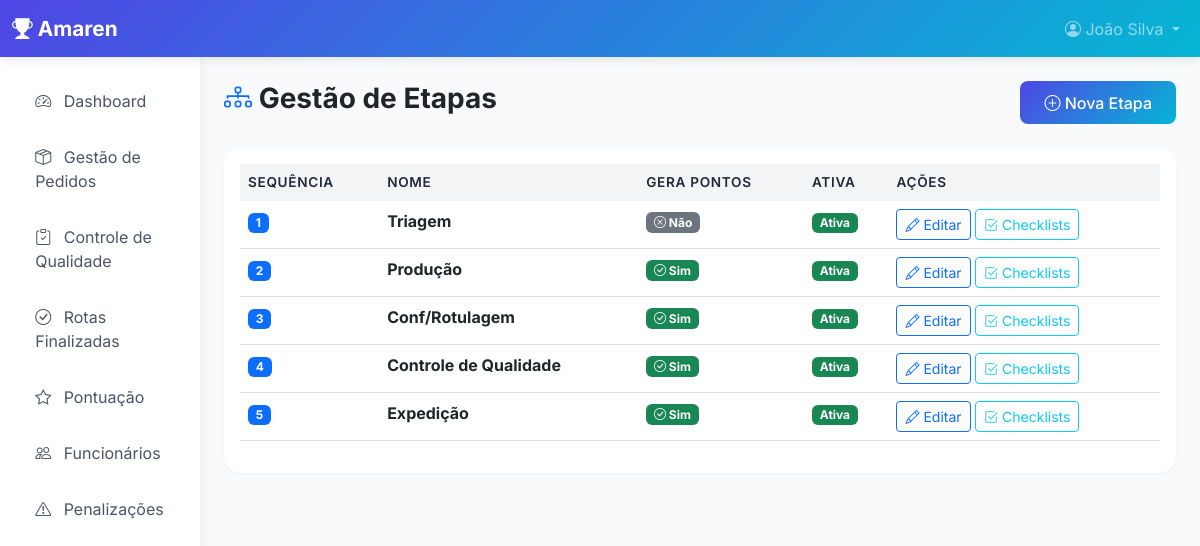
Screenshot of /workflow/etapas/ (signed in) with the database file from the repository.
### core/models.py (models this page shows, shortened)
class Etapa(models.Model):
    nome = models.CharField(max_length=200)
    sequencia = models.IntegerField()
    ativa = models.BooleanField(default=True)
    se_gera_pontos = models.BooleanField(default=True)
    se_possui_checklists = models.BooleanField(default=False)
    se_possui_calculo_por_quantidade = models.BooleanField(default=False)
    pontos_fixos_etapa = models.DecimalField(
        max_digits=10,
        decimal_places=2,
        default=0,
        help_text='Pontos adicionados ao concluir a etapa (além dos checklists, se houver)'
    )
    criado_em = models.DateTimeField(auto_now_add=True)
    atualizado_em = models.DateTimeField(auto_now=True)
    class Meta:
        ordering = ['sequencia']
        verbose_name = 'Etapa'
        verbose_name_plural = 'Etapas'

### workflow/views.py (the view)
# urls.py: path('etapas/', views.lista_etapas, name='lista_etapas'),
@login_required
def lista_etapas(request):
    if not check_admin_permission(request.user):
        messages.error(request, 'Acesso negado.')
        return redirect('dashboard:home')
    etapas = Etapa.objects.all().order_by('sequencia')
    context = {
        'etapas': etapas,
    }
    return render(request, 'workflow/etapas.html', context)

### workflow/views.py (called while the page is built)
def check_admin_permission(user):
    return (user.groups.filter(name__in=['Superadmin', 'Gerente']).exists() or user.is_superuser)

### templates/workflow/etapas.html (shortened to what this page needs)
{% extends 'base.html' %}
{% block sidebar %}
{% include "includes/sidebar_gerente_admin.html" %}
{% endblock %}
{% block content %}
<div class="d-flex justify-content-between align-items-center mb-4">
    <h1 class="h3 fw-bold"><i class="bi bi-diagram-3 text-primary"></i> Gestão de Etapas</h1>
    <a href="{% url 'workflow:criar_etapa' %}" class="btn btn-primary">
        <i class="bi bi-plus-circle"></i> Nova Etapa
    </a>
</div>
<div class="card">
    <div class="card-body">
        <div class="table-responsive">
            <table class="table table-hover">
                <thead>
                    <tr>
                        <th>Sequência</th>
                        <th>Nome</th>
                        <th>Gera Pontos</th>
                        <th>Ativa</th>
                        <th>Ações</th>
                    </tr>
                </thead>
                <tbody>
                    {% for etapa in etapas %}
                    <tr>
                        <td><span class="badge bg-primary">{{ etapa.sequencia }}</span></td>
                        <td><strong>{{ etapa.nome }}</strong></td>
                        <td>
                            {% if etapa.se_gera_pontos %}
                            <span class="badge bg-success"><i class="bi bi-check-circle"></i> Sim</span>
                            {% else %}
                            <span class="badge bg-secondary"><i class="bi bi-x-circle"></i> Não</span>
                            {% endif %}
                        </td>
                        <td>
                            {% if etapa.ativa %}
                            <span class="badge bg-success">Ativa</span>
                            {% else %}
                            <span class="badge bg-secondary">Inativa</span>
                            {% endif %}
                        </td>
                        <td>
                            <a href="{% url 'workflow:editar_etapa' etapa.id %}" class="btn btn-sm btn-outline-primary">
                                <i class="bi bi-pencil"></i> Editar
                            </a>
                            <a href="{% url 'workflow:checklists_etapa' etapa.id %}" class="btn btn-sm btn-outline-info">
                                <i class="bi bi-check2-square"></i> Checklists
                            </a>
                        </td>
                    </tr>
                    {% empty %}
                    <tr>
                        <td colspan="5" class="text-center text-muted">Nenhuma etapa cadastrada</td>
                    </tr>
                    {% endfor %}
                </tbody>
            </table>
        </div>
    </div>
</div>
{% endblock %}

### templates/base.html (shortened to what this page needs)
<!DOCTYPE html>
<html lang="pt-BR">
<head>
    <link href="https://cdn.jsdelivr.net/npm/bootstrap@5.3.0/dist/css/bootstrap.min.css" rel="stylesheet">
    <link rel="stylesheet" href="https://cdn.jsdelivr.net/npm/bootstrap-icons@1.11.0/font/bootstrap-icons.css">
</head>
<body>
    {% if user.is_authenticated %}
    <nav class="navbar navbar-expand-lg navbar-dark">
        <div class="container-fluid">
            <a class="navbar-brand" href="{% url 'index' %}">
                <i class="bi bi-trophy-fill"></i> Amaren
            </a>
            <div class="collapse navbar-collapse" id="navbarNav">
                <ul class="navbar-nav ms-auto">
                    <li class="nav-item dropdown">
                        <a class="nav-link dropdown-toggle" href="#" id="userDropdown" role="button" data-bs-toggle="dropdown">
                            <i class="bi bi-person-circle"></i> {{ user.get_full_name|default:user.username }}
                        </a>
                    </li>
                </ul>
            </div>
        </div>
    </nav>
    <div class="container-fluid">
        <div class="row">
            <nav class="col-md-2 d-md-block sidebar p-3">
                <div class="position-sticky">
                    {% block sidebar %}{% endblock %}
                </div>
            </nav>
            <main class="col-md-10 ms-sm-auto px-md-4 py-4">
                {% block content %}{% endblock %}
            </main>
        </div>
    </div>
    {% else %}
    {% block login_content %}{% endblock %}
    {% endif %}
</body>
</html>

### templates/base.html (style rules this page uses)
:root { --primary-color: #4f46e5; --secondary-color: #06b6d4; --success-color: #10b981; --warning-color: #f59e0b; --danger-color: #ef4444; --dark-color: #1f2937; --light-color: #f3f4f6; }
body { font-family: 'Inter', sans-serif; background-color: #f9fafb; }
.navbar { background: linear-gradient(135deg, var(--primary-color) 0%, var(--secondary-color) 100%); box-shadow: 0 2px 10px rgba(0,0,0,0.1); }
.navbar-brand { font-weight: 700; font-size: 1.3rem; }
.sidebar { min-height: calc(100vh - 56px); background-color: white; box-shadow: 2px 0 10px rgba(0,0,0,0.05); }
.card { border: none; border-radius: 1rem; box-shadow: 0 1px 3px rgba(0,0,0,0.05); transition: transform 0.2s, box-shadow 0.2s; }
.btn-primary { background: linear-gradient(135deg, var(--primary-color) 0%, var(--secondary-color) 100%); border: none; padding: 0.6rem 1.5rem; border-radius: 0.5rem; font-weight: 500; }
.table thead th { background-color: var(--light-color); color: var(--dark-color); font-weight: 600; border: none; text-transform: uppercase; font-size: 0.85rem; letter-spacing: 0.05em; }
.table tbody tr { transition: background-color 0.2s; }

### rows the page displays
Etapa: sequencia "1", nome "Triagem", se_gera_pontos False (drawn), ativa "Ativa"
Etapa: sequencia "2", nome "Produção", se_gera_pontos True (drawn), ativa "Ativa"
Etapa: sequencia "3", nome "Conf/Rotulagem", se_gera_pontos True (drawn), ativa "Ativa"
Etapa: sequencia "4", nome "Controle de Qualidade", se_gera_pontos True (drawn), ativa "Ativa"
Etapa: sequencia "5", nome "Expedição", se_gera_pontos True (drawn), ativa "Ativa"

### other values shown
{{ user.get_full_name|default:user.username }} "João Silva"
